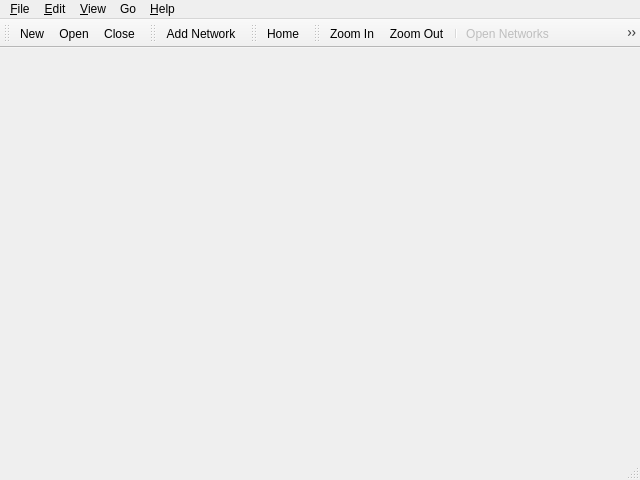
<?xml version="1.0" encoding="UTF-8"?>
<ui version="4.0">
 <author>Lorenzo Masini</author>
 <class>MainWindow</class>
 <widget class="QMainWindow" name="MainWindow">
  <property name="geometry">
   <rect>
    <x>0</x>
    <y>0</y>
    <width>640</width>
    <height>480</height>
   </rect>
  </property>
  <property name="windowTitle">
   <string>QNetAddressBook</string>
  </property>
  <property name="statusTip">
   <string/>
  </property>
  <widget class="QWidget" name="centralwidget">
   <layout class="QGridLayout" name="gridLayout"/>
  </widget>
  <widget class="QMenuBar" name="menubar">
   <property name="geometry">
    <rect>
     <x>0</x>
     <y>0</y>
     <width>640</width>
     <height>22</height>
    </rect>
   </property>
   <widget class="QMenu" name="menu_File">
    <property name="title">
     <string>&amp;File</string>
    </property>
    <widget class="QMenu" name="menu_Import">
     <property name="title">
      <string>&amp;Import...</string>
     </property>
     <property name="icon">
      <iconset resource="../resources/resources.qrc">
       <normaloff>:/images/fileimport.png</normaloff>:/images/fileimport.png</iconset>
     </property>
     <widget class="QMenu" name="menuKismet">
      <property name="title">
       <string>&amp;kismet</string>
      </property>
      <addaction name="actionImportKismetCSV"/>
      <addaction name="actionImportKismetXML"/>
     </widget>
     <addaction name="menuKismet"/>
    </widget>
    <addaction name="actionNew"/>
    <addaction name="actionOpen"/>
    <addaction name="actionClose"/>
    <addaction name="separator"/>
    <addaction name="menu_Import"/>
    <addaction name="separator"/>
    <addaction name="actionQuit"/>
   </widget>
   <widget class="QMenu" name="menu_Edit">
    <property name="title">
     <string>&amp;Edit</string>
    </property>
    <addaction name="actionAddNetwork"/>
    <addaction name="separator"/>
    <addaction name="actionFind"/>
    <addaction name="separator"/>
    <addaction name="actionPreferences"/>
   </widget>
   <widget class="QMenu" name="menuF_ilter">
    <property name="title">
     <string>&amp;View</string>
    </property>
    <addaction name="actionZoomIn"/>
    <addaction name="actionZoomOut"/>
    <addaction name="separator"/>
    <addaction name="actionOpenNetworks"/>
    <addaction name="actionWEPNetworks"/>
    <addaction name="actionWPANetworks"/>
    <addaction name="actionWPA2Networks"/>
   </widget>
   <widget class="QMenu" name="menu_Help">
    <property name="title">
     <string>&amp;Help</string>
    </property>
    <addaction name="actionAbout"/>
   </widget>
   <widget class="QMenu" name="menuGo">
    <property name="title">
     <string>Go</string>
    </property>
    <addaction name="actionGoHome"/>
   </widget>
   <addaction name="menu_File"/>
   <addaction name="menu_Edit"/>
   <addaction name="menuF_ilter"/>
   <addaction name="menuGo"/>
   <addaction name="menu_Help"/>
  </widget>
  <widget class="QStatusBar" name="statusbar"/>
  <widget class="QToolBar" name="fileToolBar">
   <property name="windowTitle">
    <string>File</string>
   </property>
   <attribute name="toolBarArea">
    <enum>TopToolBarArea</enum>
   </attribute>
   <attribute name="toolBarBreak">
    <bool>false</bool>
   </attribute>
   <addaction name="actionNew"/>
   <addaction name="actionOpen"/>
   <addaction name="actionClose"/>
  </widget>
  <widget class="QToolBar" name="editToolBar">
   <property name="windowTitle">
    <string>Edit</string>
   </property>
   <attribute name="toolBarArea">
    <enum>TopToolBarArea</enum>
   </attribute>
   <attribute name="toolBarBreak">
    <bool>false</bool>
   </attribute>
   <addaction name="actionAddNetwork"/>
  </widget>
  <widget class="QToolBar" name="goToolBar">
   <property name="windowTitle">
    <string>Go</string>
   </property>
   <attribute name="toolBarArea">
    <enum>TopToolBarArea</enum>
   </attribute>
   <attribute name="toolBarBreak">
    <bool>false</bool>
   </attribute>
   <addaction name="actionGoHome"/>
  </widget>
  <widget class="QToolBar" name="viewToolBar">
   <property name="windowTitle">
    <string>View</string>
   </property>
   <attribute name="toolBarArea">
    <enum>TopToolBarArea</enum>
   </attribute>
   <attribute name="toolBarBreak">
    <bool>false</bool>
   </attribute>
   <addaction name="actionZoomIn"/>
   <addaction name="actionZoomOut"/>
   <addaction name="separator"/>
   <addaction name="actionOpenNetworks"/>
   <addaction name="actionWEPNetworks"/>
   <addaction name="actionWPANetworks"/>
   <addaction name="actionWPA2Networks"/>
  </widget>
  <action name="actionNew">
   <property name="icon">
    <iconset resource="../resources/resources.qrc">
     <normaloff>:/images/filenew.png</normaloff>:/images/filenew.png</iconset>
   </property>
   <property name="text">
    <string>&amp;New</string>
   </property>
  </action>
  <action name="actionOpen">
   <property name="icon">
    <iconset resource="../resources/resources.qrc">
     <normaloff>:/images/fileopen.png</normaloff>:/images/fileopen.png</iconset>
   </property>
   <property name="text">
    <string>&amp;Open</string>
   </property>
  </action>
  <action name="actionQuit">
   <property name="icon">
    <iconset resource="../resources/resources.qrc">
     <normaloff>:/images/application_exit.png</normaloff>:/images/application_exit.png</iconset>
   </property>
   <property name="text">
    <string>&amp;Quit</string>
   </property>
  </action>
  <action name="actionAddNetwork">
   <property name="icon">
    <iconset resource="../resources/resources.qrc">
     <normaloff>:/images/edit_add.png</normaloff>:/images/edit_add.png</iconset>
   </property>
   <property name="text">
    <string>&amp;Add Network</string>
   </property>
  </action>
  <action name="actionAbout">
   <property name="icon">
    <iconset resource="../resources/resources.qrc">
     <normaloff>:/images/help_about.png</normaloff>:/images/help_about.png</iconset>
   </property>
   <property name="text">
    <string>About</string>
   </property>
  </action>
  <action name="actionOpenNetworks">
   <property name="checked">
    <bool>true</bool>
   </property>
   <property name="checkable">
    <bool>true</bool>
   </property>
   <property name="enabled">
    <bool>false</bool>
   </property>
   <property name="icon">
    <iconset resource="../resources/resources.qrc">
     <normaloff>:/images/open.png</normaloff>:/images/open.png</iconset>
   </property>
   <property name="text">
    <string>Open Networks</string>
   </property>
  </action>
  <action name="actionWEPNetworks">
   <property name="checked">
    <bool>true</bool>
   </property>
   <property name="checkable">
    <bool>true</bool>
   </property>
   <property name="enabled">
    <bool>false</bool>
   </property>
   <property name="icon">
    <iconset resource="../resources/resources.qrc">
     <normaloff>:/images/wep.png</normaloff>:/images/wep.png</iconset>
   </property>
   <property name="text">
    <string>WEP Networks</string>
   </property>
  </action>
  <action name="actionWPANetworks">
   <property name="checked">
    <bool>true</bool>
   </property>
   <property name="checkable">
    <bool>true</bool>
   </property>
   <property name="enabled">
    <bool>false</bool>
   </property>
   <property name="icon">
    <iconset resource="../resources/resources.qrc">
     <normaloff>:/images/wpa.png</normaloff>:/images/wpa.png</iconset>
   </property>
   <property name="text">
    <string>WPA Networks</string>
   </property>
  </action>
  <action name="actionWPA2Networks">
   <property name="checked">
    <bool>true</bool>
   </property>
   <property name="checkable">
    <bool>true</bool>
   </property>
   <property name="enabled">
    <bool>false</bool>
   </property>
   <property name="icon">
    <iconset resource="../resources/resources.qrc">
     <normaloff>:/images/wpa2.png</normaloff>:/images/wpa2.png</iconset>
   </property>
   <property name="text">
    <string>WPA2 Networks</string>
   </property>
  </action>
  <action name="actionZoomIn">
   <property name="icon">
    <iconset resource="../resources/resources.qrc">
     <normaloff>:/images/viewmag+.png</normaloff>:/images/viewmag+.png</iconset>
   </property>
   <property name="text">
    <string>Zoom In</string>
   </property>
  </action>
  <action name="actionZoomOut">
   <property name="icon">
    <iconset resource="../resources/resources.qrc">
     <normaloff>:/images/viewmag-.png</normaloff>:/images/viewmag-.png</iconset>
   </property>
   <property name="text">
    <string>Zoom Out</string>
   </property>
  </action>
  <action name="actionClose">
   <property name="icon">
    <iconset resource="../resources/resources.qrc">
     <normaloff>:/images/fileclose.png</normaloff>:/images/fileclose.png</iconset>
   </property>
   <property name="text">
    <string>Close</string>
   </property>
  </action>
  <action name="actionPreferences">
   <property name="icon">
    <iconset resource="../resources/resources.qrc">
     <normaloff>:/images/preferences_system.png</normaloff>:/images/preferences_system.png</iconset>
   </property>
   <property name="text">
    <string>&amp;Preferences...</string>
   </property>
  </action>
  <action name="actionGoHome">
   <property name="icon">
    <iconset resource="../resources/resources.qrc">
     <normaloff>:/images/folder_home2.png</normaloff>:/images/folder_home2.png</iconset>
   </property>
   <property name="text">
    <string>Home</string>
   </property>
  </action>
  <action name="actionImportKismetCSV">
   <property name="text">
    <string>&amp;CSV</string>
   </property>
  </action>
  <action name="actionImportKismetXML">
   <property name="text">
    <string>&amp;XML</string>
   </property>
  </action>
  <action name="actionFind">
   <property name="text">
    <string>Find...</string>
   </property>
   <property name="shortcut">
    <string>Ctrl+F</string>
   </property>
  </action>
 </widget>
 <resources>
  <include location="../resources/resources.qrc"/>
 </resources>
 <connections/>
</ui>
